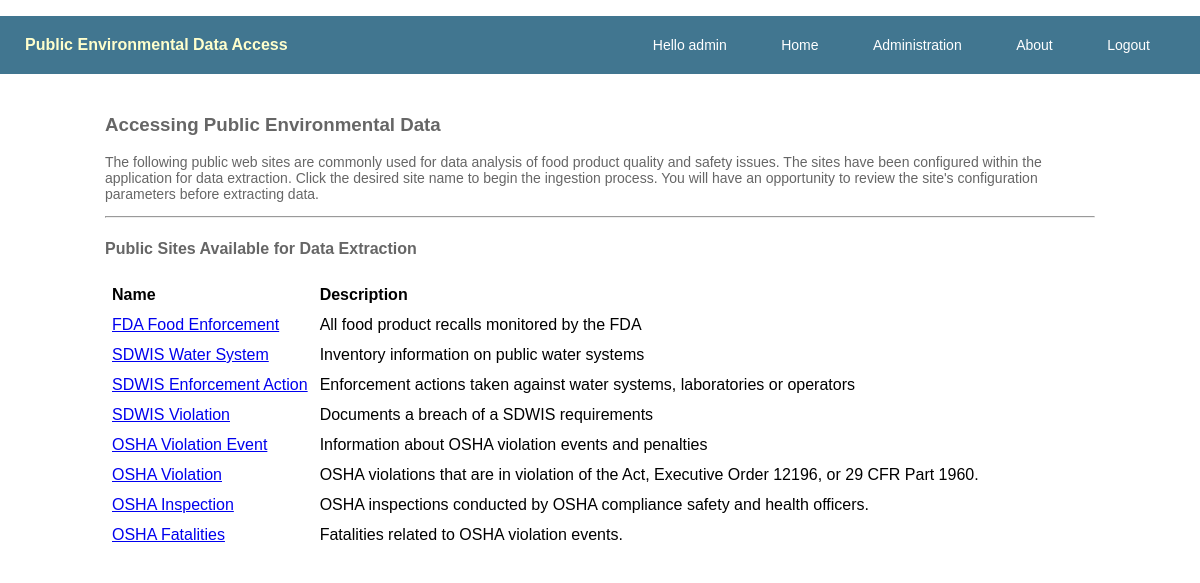
Page /index/ (signed in) on the committed database.
### app_model/models.py (models this page shows)
class ingest_configs(models.Model):
    data_source_name = models.CharField(max_length=60)
    data_source_descr = models.CharField(max_length=254)
    ingest_url = models.URLField()
    ingest_type = models.IntegerField()
    access_key_label = models.CharField(max_length=30)
    access_key_value = models.CharField(max_length=254)
    ingest_format = models.IntegerField()

### api_ingest/views.py (the view)
# urls.py: url(r'^index/$', sites),
@login_required()
def sites(request):
    values = get_site_list()
    return render(request, 'index.html', {'sites':values})

### api_ingest/utils.py (called while the page is built)
def get_site_list():
    from app_model.models import ingest_configs
    sites = ingest_configs.objects.all()
    return(sites)

### templates/index.html
{% extends "base.html" %}
{% block content %}
<div class="content">
    <h3>Accessing Public Environmental Data</h3>
    <p>
        The following public web sites are commonly used for data analysis of food product quality and safety issues.
        The sites have been configured within the application for data extraction. Click the desired site name to begin the ingestion process.
        You will have an opportunity to review the site's configuration parameters before extracting data.
    </p>
    <hr>
    <h4>Public Sites Available for Data Extraction</h4>
    <table cellpadding="5">
        <tr>
            <th>Name</th>
            <th>Description</th>
        </tr>
        {% for item in sites %}
        <tr>
            <td><a href="/ingest/?id={{item.id}}">{{item.data_source_name}}</a> </td>
            <td>{{item.data_source_descr}}</td>
        </tr>
        {% endfor %}
    </table>
</div>
{% endblock %}

### templates/base.html (shortened to what this page needs)
<!DOCTYPE html>
<html lang="en">
    <head>
        {% load staticfiles %}
        <link href="/static/css/styles.css" rel="stylesheet" type="text/css" />
    </head>
    <body>
        <ul class="nav">
            <div class="logo">
                Public Environmental Data Access
            </div>
            {% if user.is_authenticated %}
                <li>Hello {{ user.username }}</li>
                <li><a href="/index/">Home</a></li>
                <li><a href="/admin/" target="_blank">Administration</a></li>
                <li><a href="/about/">About</a></li>
                <li><a href="{% url 'logout' %}">Logout</a> </li>
            {% endif %}
        </ul>
        {% block content %}{% endblock %}
    </body>
</html>

### static/css/styles.css (style rules this page uses)
body { margin: 0; padding: 0; font-family: 'Arial','serif'; }
.nav { background-color: #417690; color: white; list-style: none; text-align: right; padding: 20px 0px 20px 0px; }
.nav > li { display: inline-block; padding; 0 25px 0 25px; font-size: 14px; margin-right: 50px; }
.nav > li > a { text-decoration: none; color: #ffffff; }
.logo { color: #ffc; float: left; padding-left: 25px; font-size: 16px; font-weight: bold; }
.content { background-color: #ffffff; text-align: left; margin-left: 100px; margin-right: 100px; padding: 5px; 5px; 5px; 5px; }
.content > h3 { color: #666; }
.content > h4 { color: #666; }
.content > p { color: #666; font-size: 14px; }

### rows in the picture
ingest_configs: data_source_name "FDA Food Enforcement", data_source_descr "All food product recalls monitored by the FDA"
ingest_configs: data_source_name "SDWIS Water System", data_source_descr "Inventory information on public water systems"
ingest_configs: data_source_name "SDWIS Enforcement Action", data_source_descr "Enforcement actions taken against water systems, laboratories or operators"
ingest_configs: data_source_name "SDWIS Violation", data_source_descr "Documents a breach of a SDWIS requirements"
ingest_configs: data_source_name "OSHA Violation Event", data_source_descr "Information about OSHA violation events and penalties"
ingest_configs: data_source_name "OSHA Violation", data_source_descr "OSHA violations that are in violation of the Act, Executive Order 12196, or 29 CFR Part 1960."
ingest_configs: data_source_name "OSHA Inspection", data_source_descr "OSHA inspections conducted by OSHA compliance safety and health officers."
ingest_configs: data_source_name "OSHA Fatalities", data_source_descr "Fatalities related to OSHA violation events."

### other values in the picture
{{ user.username }} "admin"
